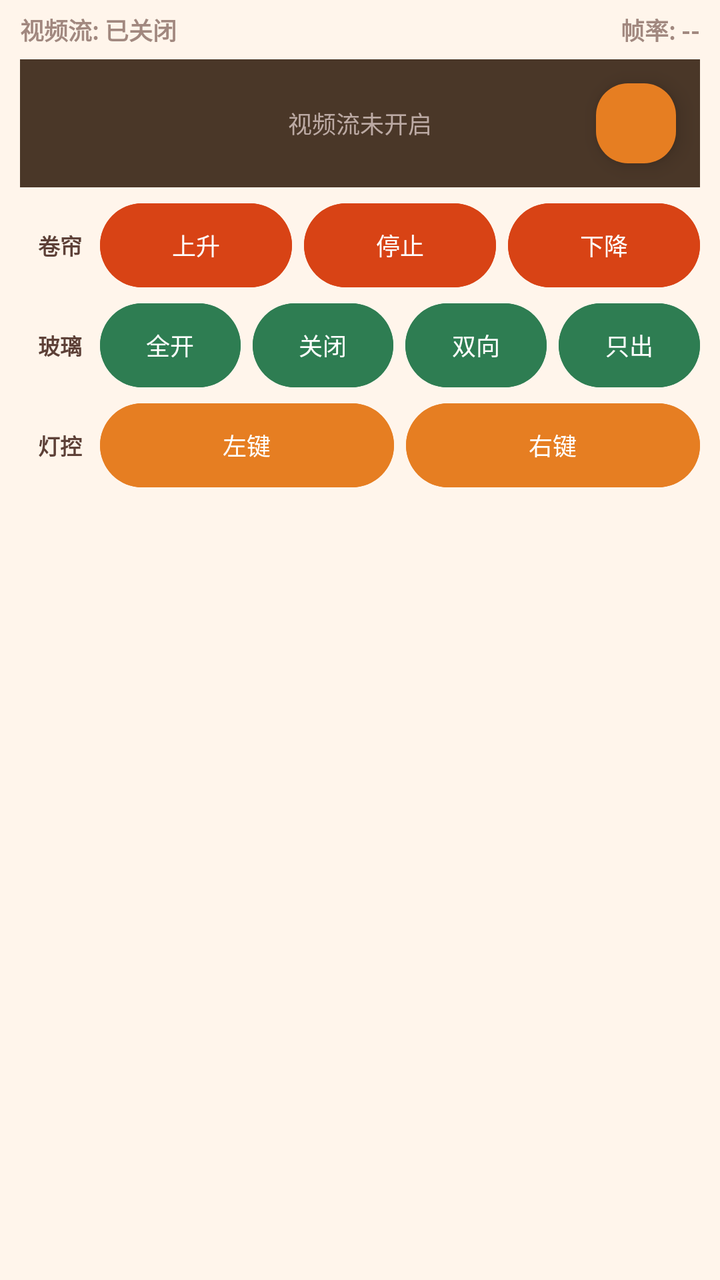
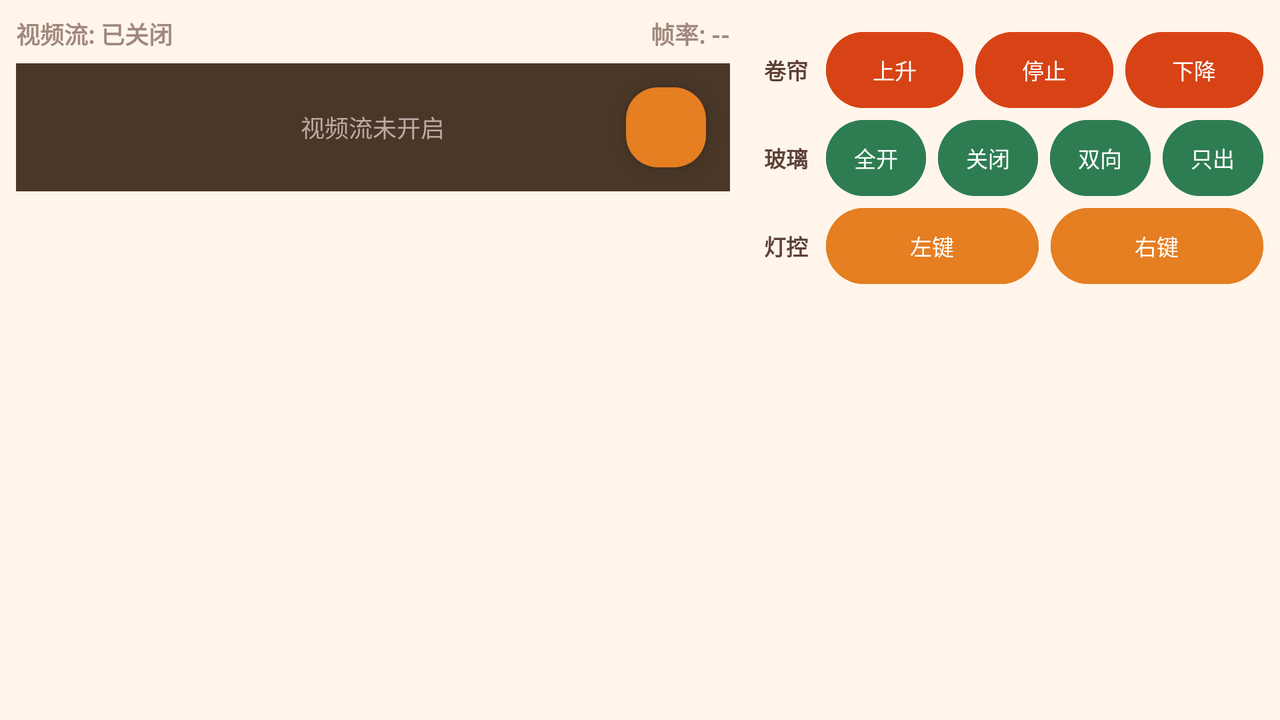

Compare how this app lays out the same screen by default and in its alternative resource folder. The renders come first, then the two layout files and the values they reference.
<!-- AndroidManifest.xml: application theme Theme.RemoteDoorControl -->
<!-- res/layout/fragment_home.xml -->
<?xml version="1.0" encoding="utf-8"?>
<LinearLayout xmlns:android="http://schemas.android.com/apk/res/android"
    android:layout_width="match_parent"
    android:layout_height="match_parent"
    android:background="@color/bg_dark"
    android:orientation="vertical"
    android:paddingStart="@dimen/home_padding"
    android:paddingTop="6dp"
    android:paddingEnd="@dimen/home_padding"
    android:paddingBottom="6dp">

    <include
        android:id="@+id/includeVideoStatus"
        layout="@layout/include_video_status" />

    <include
        android:id="@+id/includeVideoPanel"
        layout="@layout/include_video_panel"
        android:layout_width="match_parent"
        android:layout_height="wrap_content" />

    <include
        android:id="@+id/includeDoorControls"
        layout="@layout/include_door_controls" />
</LinearLayout>
<!-- res/layout/include_video_status.xml (included above) -->
<?xml version="1.0" encoding="utf-8"?>
<LinearLayout xmlns:android="http://schemas.android.com/apk/res/android"
    android:layout_width="match_parent"
    android:layout_height="wrap_content"
    android:layout_marginBottom="6dp"
    android:gravity="center_vertical"
    android:orientation="horizontal">

    <TextView
        android:id="@+id/tvStreamStatus"
        android:layout_width="0dp"
        android:layout_height="wrap_content"
        android:layout_weight="1"
        android:text="@string/stream_off"
        android:textColor="@color/stream_inactive"
        android:textSize="12sp"
        android:textStyle="bold" />

    <TextView
        android:id="@+id/tvFps"
        android:layout_width="wrap_content"
        android:layout_height="wrap_content"
        android:text="@string/fps_idle"
        android:textColor="@color/stream_inactive"
        android:textSize="12sp"
        android:textStyle="bold" />
</LinearLayout>
<!-- res/layout/include_video_panel.xml (included above) -->
<?xml version="1.0" encoding="utf-8"?>
<FrameLayout xmlns:android="http://schemas.android.com/apk/res/android"
    xmlns:app="http://schemas.android.com/apk/res-auto"
    android:id="@+id/videoContainer"
    android:layout_width="match_parent"
    android:layout_height="wrap_content"
    android:background="@color/video_bg">

    <ImageView
        android:id="@+id/ivVideo"
        android:layout_width="match_parent"
        android:layout_height="match_parent"
        android:contentDescription="@string/nav_home"
        android:scaleType="fitXY"
        android:visibility="gone" />

    <TextView
        android:id="@+id/tvPlaceholder"
        android:layout_width="match_parent"
        android:layout_height="wrap_content"
        android:layout_gravity="center"
        android:gravity="center"
        android:text="@string/video_placeholder"
        android:textColor="#BCAAA4"
        android:textSize="12sp" />

    <TextView
        android:id="@+id/tvCountdown"
        android:layout_width="wrap_content"
        android:layout_height="wrap_content"
        android:layout_gravity="top|end"
        android:layout_margin="6dp"
        android:background="#99000000"
        android:paddingStart="6dp"
        android:paddingTop="2dp"
        android:paddingEnd="6dp"
        android:paddingBottom="2dp"
        android:textColor="#FFCC80"
        android:textSize="10sp"
        android:visibility="gone" />

    <com.google.android.material.floatingactionbutton.FloatingActionButton
        android:id="@+id/fabToggleStream"
        android:layout_width="wrap_content"
        android:layout_height="wrap_content"
        android:layout_gravity="bottom|end"
        android:layout_margin="8dp"
        android:contentDescription="@string/start_stream"
        app:backgroundTint="@color/fab_stream_off"
        app:fabCustomSize="40dp"
        app:maxImageSize="22dp"
        app:srcCompat="@drawable/ic_stream_play"
        app:tint="@android:color/white" />
</FrameLayout>
<!-- res/layout/include_door_controls.xml (included above) -->
<?xml version="1.0" encoding="utf-8"?>
<LinearLayout xmlns:android="http://schemas.android.com/apk/res/android"
    android:id="@+id/controlsPanel"
    android:layout_width="match_parent"
    android:layout_height="wrap_content"
    android:layout_marginTop="8dp"
    android:orientation="vertical">

    <LinearLayout
        android:layout_width="match_parent"
        android:layout_height="wrap_content"
        android:layout_marginBottom="@dimen/control_row_margin"
        android:gravity="center_vertical"
        android:orientation="horizontal">

        <TextView
            style="@style/SectionLabel"
            android:layout_width="@dimen/section_label_width"
            android:layout_height="wrap_content"
            android:text="@string/iron_short" />

        <com.google.android.material.button.MaterialButton
            android:id="@+id/btnIronUp"
            style="@style/CompactControlButton"
            android:layout_width="0dp"
            android:layout_height="wrap_content"
            android:layout_marginEnd="@dimen/control_btn_gap"
            android:layout_weight="1"
            android:backgroundTint="@color/iron_red"
            android:text="@string/iron_up"
            android:textColor="@android:color/white" />

        <com.google.android.material.button.MaterialButton
            android:id="@+id/btnIronStop"
            style="@style/CompactControlButton"
            android:layout_width="0dp"
            android:layout_height="wrap_content"
            android:layout_marginEnd="@dimen/control_btn_gap"
            android:layout_weight="1"
            android:backgroundTint="@color/iron_red"
            android:text="@string/iron_stop"
            android:textColor="@android:color/white" />

        <com.google.android.material.button.MaterialButton
            android:id="@+id/btnIronDown"
            style="@style/CompactControlButton"
            android:layout_width="0dp"
            android:layout_height="wrap_content"
            android:layout_weight="1"
            android:backgroundTint="@color/iron_red"
            android:text="@string/iron_down"
            android:textColor="@android:color/white" />
    </LinearLayout>

    <LinearLayout
        android:layout_width="match_parent"
        android:layout_height="wrap_content"
        android:layout_marginBottom="@dimen/control_row_margin"
        android:gravity="center_vertical"
        android:orientation="horizontal">

        <TextView
            style="@style/SectionLabel"
            android:layout_width="@dimen/section_label_width"
            android:layout_height="wrap_content"
            android:text="@string/glass_short" />

        <com.google.android.material.button.MaterialButton
            android:id="@+id/btnGlassOpen"
            style="@style/CompactControlButton"
            android:layout_width="0dp"
            android:layout_height="wrap_content"
            android:layout_marginEnd="@dimen/control_btn_gap"
            android:layout_weight="1"
            android:backgroundTint="@color/glass_green"
            android:text="@string/glass_open_short"
            android:textColor="@android:color/white" />

        <com.google.android.material.button.MaterialButton
            android:id="@+id/btnGlassClose"
            style="@style/CompactControlButton"
            android:layout_width="0dp"
            android:layout_height="wrap_content"
            android:layout_marginEnd="@dimen/control_btn_gap"
            android:layout_weight="1"
            android:backgroundTint="@color/glass_green"
            android:text="@string/glass_close_short"
            android:textColor="@android:color/white" />

        <com.google.android.material.button.MaterialButton
            android:id="@+id/btnGlassInOut"
            style="@style/CompactControlButton"
            android:layout_width="0dp"
            android:layout_height="wrap_content"
            android:layout_marginEnd="@dimen/control_btn_gap"
            android:layout_weight="1"
            android:backgroundTint="@color/glass_green"
            android:text="@string/glass_in_out_short"
            android:textColor="@android:color/white" />

        <com.google.android.material.button.MaterialButton
            android:id="@+id/btnGlassOnlyOut"
            style="@style/CompactControlButton"
            android:layout_width="0dp"
            android:layout_height="wrap_content"
            android:layout_weight="1"
            android:backgroundTint="@color/glass_green"
            android:text="@string/glass_only_out_short"
            android:textColor="@android:color/white" />
    </LinearLayout>

    <LinearLayout
        android:layout_width="match_parent"
        android:layout_height="wrap_content"
        android:gravity="center_vertical"
        android:orientation="horizontal">

        <TextView
            style="@style/SectionLabel"
            android:layout_width="@dimen/section_label_width"
            android:layout_height="wrap_content"
            android:text="@string/light_short" />

        <com.google.android.material.button.MaterialButton
            android:id="@+id/btnLightLeft"
            style="@style/CompactControlButton"
            android:layout_width="0dp"
            android:layout_height="wrap_content"
            android:layout_marginEnd="@dimen/control_btn_gap"
            android:layout_weight="1"
            android:backgroundTint="@color/primary"
            android:text="@string/light_left"
            android:textColor="@android:color/white" />

        <com.google.android.material.button.MaterialButton
            android:id="@+id/btnLightRight"
            style="@style/CompactControlButton"
            android:layout_width="0dp"
            android:layout_height="wrap_content"
            android:layout_weight="1"
            android:backgroundTint="@color/primary"
            android:text="@string/light_right"
            android:textColor="@android:color/white" />
    </LinearLayout>
</LinearLayout>
<!-- resources referenced by this layout -->
<resources>
  <color name="bg_dark">#FFF5EB</color>
  <color name="fab_stream_off">#E67E22</color>
  <color name="glass_green">#2E7D52</color>
  <color name="iron_red">#D84315</color>
  <color name="primary">#E67E22</color>
  <color name="stream_inactive">#A1887F</color>
  <color name="video_bg">#4A3728</color>
  <dimen name="control_btn_gap">6dp</dimen>
  <dimen name="control_row_margin">8dp</dimen>
  <dimen name="home_padding">10dp</dimen>
  <dimen name="section_label_width">40dp</dimen>
  <string name="fps_idle">帧率: --</string>
  <string name="glass_close_short">关闭</string>
  <string name="glass_in_out_short">双向</string>
  <string name="glass_only_out_short">只出</string>
  <string name="glass_open_short">全开</string>
  <string name="glass_short">玻璃</string>
  <string name="iron_down">下降</string>
  <string name="iron_short">卷帘</string>
  <string name="iron_stop">停止</string>
  <string name="iron_up">上升</string>
  <string name="light_left">左键</string>
  <string name="light_right">右键</string>
  <string name="light_short">灯控</string>
  <string name="nav_home">控制</string>
  <string name="start_stream">开启视频流</string>
  <string name="stream_off">视频流: 已关闭</string>
  <string name="video_placeholder">视频流未开启</string>
  <style name="CompactControlButton" parent="Widget.Material3.Button">
          <item name="android:minHeight">@dimen/control_btn_height</item>
          <item name="android:textSize">@dimen/control_btn_text</item>
          <item name="android:insetTop">0dp</item>
          <item name="android:insetBottom">0dp</item>
          <item name="android:paddingLeft">6dp</item>
          <item name="android:paddingRight">6dp</item>
      </style>
  <style name="SectionLabel">
          <item name="android:textSize">11sp</item>
          <item name="android:textStyle">bold</item>
          <item name="android:textColor">@color/text_primary</item>
          <item name="android:gravity">center</item>
      </style>
  <style name="Theme.RemoteDoorControl" parent="Theme.Material3.Light.NoActionBar">
          <item name="colorPrimary">@color/primary</item>
          <item name="colorPrimaryContainer">@color/bg_card</item>
          <item name="android:statusBarColor">@color/primary_dark</item>
          <item name="android:windowBackground">@color/bg_dark</item>
          <item name="android:textColorPrimary">@color/text_primary</item>
      </style>
  <dimen name="control_btn_height">42dp</dimen>
  <dimen name="control_btn_text">12sp</dimen>
  <color name="text_primary">#5D4037</color>
  <color name="bg_card">#FFECD9</color>
  <color name="primary_dark">#CA6F1E</color>
</resources>
<!-- res/layout-land/fragment_home.xml (the repository's variant of the layout above) -->
<!-- drawn on the phone turned sideways -->
<?xml version="1.0" encoding="utf-8"?>
<LinearLayout xmlns:android="http://schemas.android.com/apk/res/android"
    android:layout_width="match_parent"
    android:layout_height="match_parent"
    android:background="@color/bg_dark"
    android:orientation="horizontal"
    android:padding="8dp">

    <LinearLayout
        android:id="@+id/videoSection"
        android:layout_width="0dp"
        android:layout_height="match_parent"
        android:layout_weight="0.58"
        android:orientation="vertical">

        <include
            android:id="@+id/includeVideoStatus"
            layout="@layout/include_video_status" />

        <include
            android:id="@+id/includeVideoPanel"
            layout="@layout/include_video_panel"
            android:layout_width="match_parent"
            android:layout_height="wrap_content" />
    </LinearLayout>

    <ScrollView
        android:layout_width="0dp"
        android:layout_height="match_parent"
        android:layout_marginStart="8dp"
        android:layout_weight="0.42"
        android:fillViewport="true"
        android:scrollbars="none">

        <include
            android:id="@+id/includeDoorControls"
            layout="@layout/include_door_controls" />
    </ScrollView>
</LinearLayout>
<!-- resources referenced by the variant -->
<!-- as the phone turned sideways resolves them -->
<resources>
  <color name="bg_dark">#FFF5EB</color>
  <color name="fab_stream_off">#E67E22</color>
  <color name="glass_green">#2E7D52</color>
  <color name="iron_red">#D84315</color>
  <color name="primary">#E67E22</color>
  <color name="stream_inactive">#A1887F</color>
  <color name="video_bg">#4A3728</color>
  <dimen name="control_btn_gap">6dp</dimen>
  <!-- from res/values-land/ -->
  <dimen name="control_row_margin">6dp</dimen>
  <dimen name="section_label_width">40dp</dimen>
  <string name="fps_idle">帧率: --</string>
  <string name="glass_close_short">关闭</string>
  <string name="glass_in_out_short">双向</string>
  <string name="glass_only_out_short">只出</string>
  <string name="glass_open_short">全开</string>
  <string name="glass_short">玻璃</string>
  <string name="iron_down">下降</string>
  <string name="iron_short">卷帘</string>
  <string name="iron_stop">停止</string>
  <string name="iron_up">上升</string>
  <string name="light_left">左键</string>
  <string name="light_right">右键</string>
  <string name="light_short">灯控</string>
  <string name="nav_home">控制</string>
  <string name="start_stream">开启视频流</string>
  <string name="stream_off">视频流: 已关闭</string>
  <string name="video_placeholder">视频流未开启</string>
  <style name="CompactControlButton" parent="Widget.Material3.Button">
          <item name="android:minHeight">@dimen/control_btn_height</item>
          <item name="android:textSize">@dimen/control_btn_text</item>
          <item name="android:insetTop">0dp</item>
          <item name="android:insetBottom">0dp</item>
          <item name="android:paddingLeft">6dp</item>
          <item name="android:paddingRight">6dp</item>
      </style>
  <style name="SectionLabel">
          <item name="android:textSize">11sp</item>
          <item name="android:textStyle">bold</item>
          <item name="android:textColor">@color/text_primary</item>
          <item name="android:gravity">center</item>
      </style>
  <style name="Theme.RemoteDoorControl" parent="Theme.Material3.Light.NoActionBar">
          <item name="colorPrimary">@color/primary</item>
          <item name="colorPrimaryContainer">@color/bg_card</item>
          <item name="android:statusBarColor">@color/primary_dark</item>
          <item name="android:windowBackground">@color/bg_dark</item>
          <item name="android:textColorPrimary">@color/text_primary</item>
      </style>
  <!-- from res/values-land/ -->
  <dimen name="control_btn_height">38dp</dimen>
  <!-- from res/values-land/ -->
  <dimen name="control_btn_text">11sp</dimen>
  <color name="text_primary">#5D4037</color>
  <color name="bg_card">#FFECD9</color>
  <color name="primary_dark">#CA6F1E</color>
</resources>
